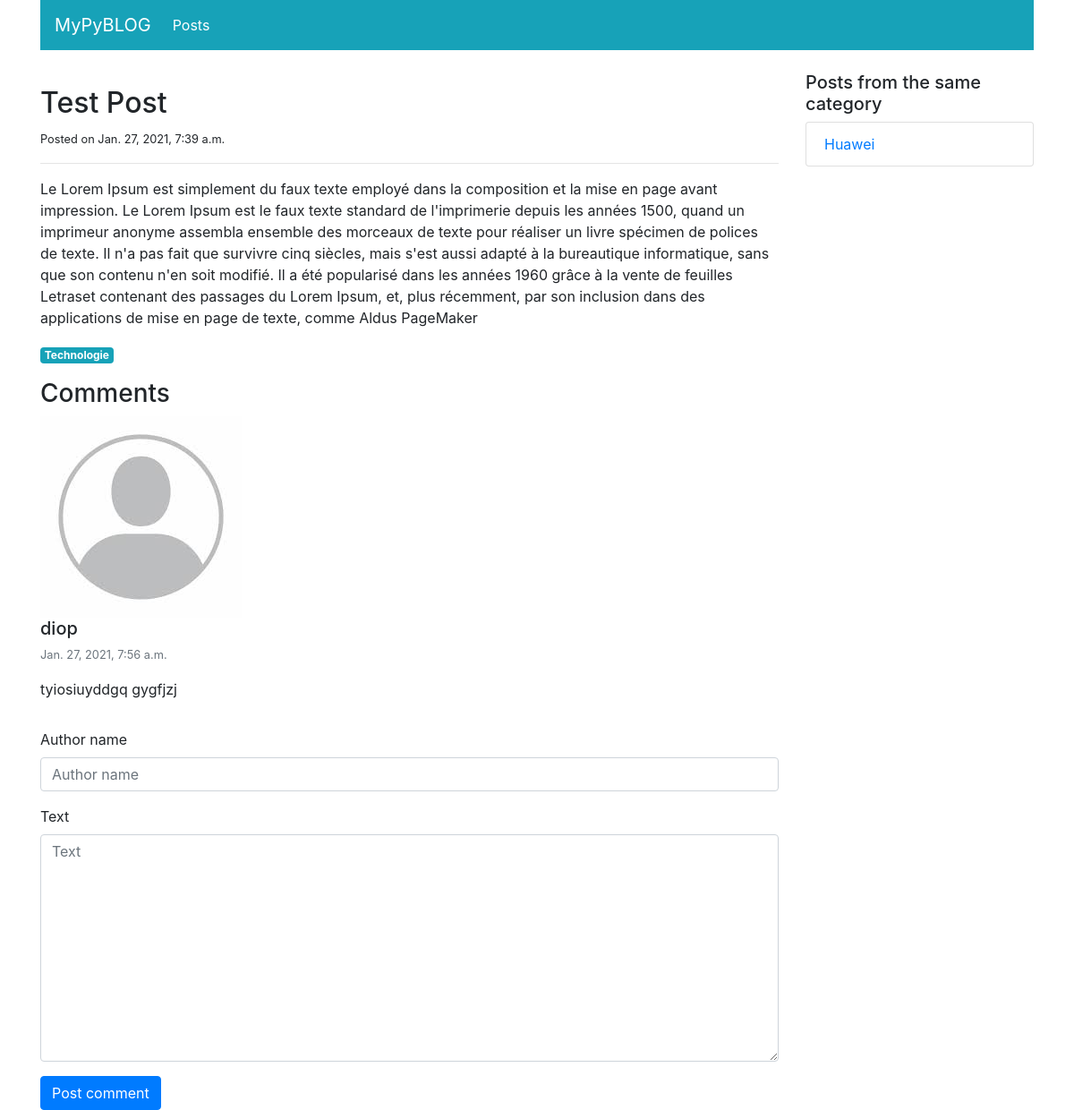
Page /blog/posts/detail/1/ on the committed database.
### blog/models.py (models this page shows, shortened)
class Post(models.Model):
    title = models.CharField(max_length=100)
    category = models.ForeignKey('PostCategory',
                                 null=True,
                                 blank=True,
                                 on_delete=models.DO_NOTHING)
    published = models.BooleanField(default=False)
    text = models.TextField(blank=True)
    created_at = models.DateTimeField(auto_now_add=True)

class PostCategory(models.Model):
    name = models.CharField(max_length=50)
    def slug(self):
        return slugify(self.name)

class Comment(models.Model):
    STATUS_VISIBLE = 'Visible'
    STATUS_HIDDEN = 'Hidden'
    STATUS_MODERATED = 'Moderated'
    STATUS_CHOICES = (
        (STATUS_VISIBLE, 'Visible'),
        (STATUS_HIDDEN, 'Hidden'),
        (STATUS_MODERATED, 'Moderated',)
    )
    post = models.ForeignKey('Post',
                             on_delete=models.CASCADE,
                             related_name='comments')
    author_name = models.CharField(max_length=100)
    text = models.TextField()
    status = models.CharField(max_length=20,
                              default=STATUS_VISIBLE,
                              choices=STATUS_CHOICES)
    moderation_text = models.CharField(max_length=200, blank=True)
    created_at = models.DateTimeField(auto_now_add=True)

### blog/views.py (the view)
# urls.py: path('posts/detail/<int:post_id>/', views.post_detail, name='post-detail'),
def post_detail(request,post_id,message=''):
    post = get_object_or_404(Post,pk=post_id)
    posts_same_category = Post.objects.filter(published=True,category=post.category).exclude(pk=post_id)
    comments = post.comments.exclude(status=Comment.STATUS_HIDDEN).order_by('created_at')
    comment_form = CreateCommentForm()
    if request.method == 'POST':
        comment_form = CreateCommentForm(request.POST)
        if comment_form.is_valid():
            comment = comment_form.save(commit=False)
            comment.post = post
            comment.save()
            args = [post.pk,'Your comment has been posted!']
            return HttpResponseRedirect(reverse('post-detail-message',args=args) + '#comments')
    else:
        comment_form = CreateCommentForm()
    context = {
        'navigation_items': navigation.navigation_items(navigation.NAV_POSTS),
        'post': post,
        'posts_same_category': posts_same_category,
        'comments': comments,
        'comment_form': comment_form,
        'message': message,
    }
    return render(request,'blog/post_detail.html',context)

### blog/forms.py
class CreateCommentForm(forms.ModelForm):
    class Meta:
        model = Comment
        fields = ['author_name','text']

### blog/navigation.py (called while the page is built)
def navigation_items(selected_item):
    items = []
    for name,url in NAV_ITEMS:
        items.append({
            'name': name,
            'url':url,
            'active': True if selected_item == name else False
        })
        return items

### templates/blog/post_detail.html (shortened to what this page needs)
{% extends 'base.html' %}
{% load static %}
{% load bootstrap4 %}
{% block content %}
<div class="col-sm-9">
    <div class="mt-3">
        <h2>{{post.title}}</h2>
        <small>Posted on {{post.created_at}}</small>
        <hr>
        <p class="text-muted">
            {{post.text|linebreaks|safe}}
        </p>
        <a href="{% url 'post-list' post.category.slug %}"
        class="badge badge-info">{{post.category.name|capfirst}}</a>
    </div>
    <div class="mt-3" id="comments">
        <h3>Comments</h3>
        <ul class="list-unstyled">
            {% for comment in comments %}
            <img class="mr-3" src="{% static 'img/user-placeholder.png' %}">
            <li class="media">
                <div class="media-body">
                <h5 class="mt-0 mb-1">{{comment.author_name}}</h5>
                    <p>
                        <small class="text-muted">{{comment.created_at}}</small>
                    </p>
                <p>
                    {% if comment.status == 'moderated' %}
                        <span class="font-weight-light font-italic text-muted">
                            [[Moderated comment: {{comment.moderation_text }}]]
                        </span>
                    {% else %}
                        {{comment.text}}
                    {% endif %}
                </p>
            </div>
            </li>
            {% empty%}
            <li class="media">No comments yet!</li>
        {%endfor%}
        </ul>
        <form action="{% url 'post-detail' post.pk %}" method="post" class="form">
            {% bootstrap_form comment_form %}
            {%buttons%}
            <button type="submit" class="btn btn-primary">Post comment</button>
            {% endbuttons %}
        </form>
    </div>
</div>
    <div class="col-sm-3">
        <h5>Posts from the same category</h5>
        <ul class="list-group">
            {% for post in posts_same_category %}
                <li class="list-group-item">
                    <a href="{% url 'post-detail' post.pk%}">
                        {{post.title|truncatewords:4}}
                    </a>
                </li>
            {% empty %}
            This is the only post
            {%endfor%}
        </ul>
    </div>
{% endblock content %}

### rows in the picture
Post: title "Test Post", created_at "Jan. 27, 2021, 7:39 a.m.", text "Le Lorem Ipsum est simplement du faux texte employé dans la composition et la mise en page avant impression. Le Lorem Ipsum est le faux texte standard de l'imprimerie depuis les années 1500, quand un imprimeur anonyme assembla ensemble des morceaux de texte pour réaliser un livre spécimen de polices de texte. Il n'a pas fait que survivre cinq siècles, mais s'est aussi adapté à la bureautique informatique, sans que son contenu n'en soit modifié. Il a été popularisé dans les années 1960 grâce à la vente de feuilles Letraset contenant des passages du Lorem Ipsum, et, plus récemment, par son inclusion dans des applications de mise en page de texte, comme Aldus PageMaker", category.name "Technologie"
Comment: author_name "diop", created_at "Jan. 27, 2021, 7:56 a.m.", text "tyiosiuyddgq gygfjzj"
Post: title "Huawei"

### other values in the picture
{{ item.name }} "Posts"
